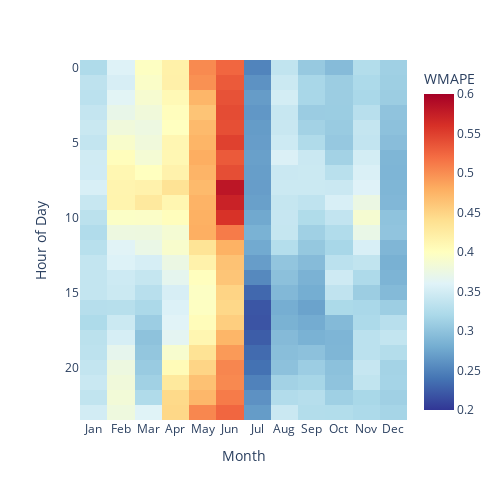

Here is the notebook cell this chart was saved with:
### Code cell
gcn.plot_heatmap()

### Figure 1 — Plotly figure (JSON) as saved in the notebook; plotly's stock layout.template omitted (floating-point values rounded to 4 significant figures; data arrays with more than 128 entries replaced by an {"elided": "..."} marker saying what was removed)
{"data": [{"coloraxis": "coloraxis", "hovertemplate": "Month: %{x}<br>Hour of Day: %{y}<br>WMAPE: %{z}<extra></extra>", "name": "0", "type": "heatmap", "x": ["Jan", "Feb", "Mar", "Apr", "May", "Jun", "Jul", "Aug", "Sep", "Oct", "Nov", "Dec"], "xaxis": "x", "y": [0, 1, 2, 3, 4, 5, 6, 7, 8, 9, 10, 11, 12, 13, 14, 15, 16, 17, 18, 19, 20, 21, 22, 23], "yaxis": "y", "z": {"elided": "24x12 float values"}}], "layout": {"autosize": false, "coloraxis": {"cmax": 0.6, "cmin": 0.2, "colorbar": {"title": {"text": "WMAPE"}}, "colorscale": [[0, "rgb(49,54,149)"], [0.1, "rgb(69,117,180)"], [0.2, "rgb(116,173,209)"], [0.3, "rgb(171,217,233)"], [0.4, "rgb(224,243,248)"], [0.5, "rgb(255,255,191)"], [0.6, "rgb(254,224,144)"], [0.7, "rgb(253,174,97)"], [0.8, "rgb(244,109,67)"], [0.9, "rgb(215,48,39)"], [1, "rgb(165,0,38)"]]}, "height": 500, "margin": {"t": 60}, "width": 500, "xaxis": {"anchor": "y", "autorange": true, "domain": [0, 1], "range": [-0.5, 11.5], "side": "bottom", "title": {"text": "Month"}, "type": "category"}, "yaxis": {"anchor": "x", "autorange": true, "domain": [0, 1], "range": [23.5, -0.5], "title": {"text": "Hour of Day"}, "type": "linear"}}}
